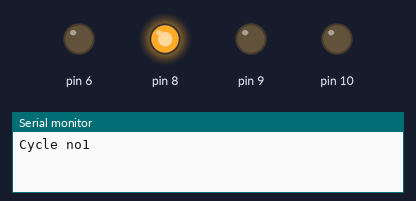
This sketch was run on a simulated Arduino Uno, built with avr-gcc and run on an emulated ATmega328P. On the bench: output pins drawn as LEDs (lit = HIGH), the last lines printed to the serial monitor.

Above: at 0.05 s.
At 4.95 s:
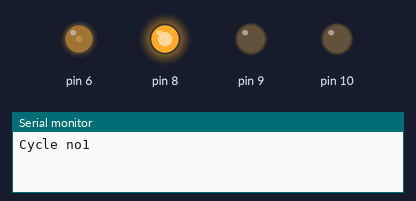
At 9.95 s:
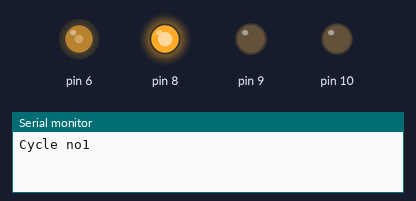
At 19.95 s:
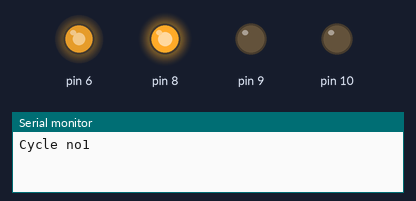
At 29.85 s:
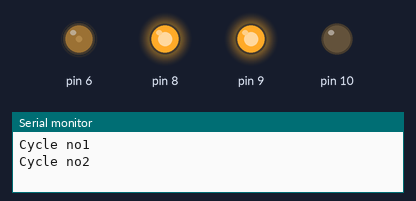
At 39.85 s:
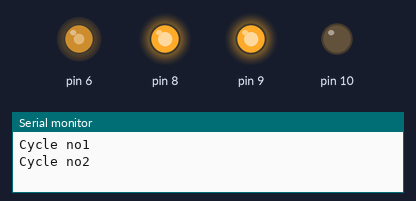
Timing chart, 0 to 40.0 s (numbered marks = the images above):
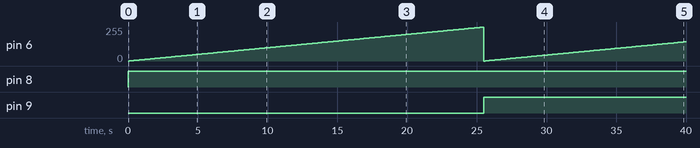

The sketch:

3-4_putting_george_boole_to_work.ino
```cpp
/* This sketch will be used to create a cycle where three lights turn
on in sequence and the Serial monitor displays the status of those
lights. */

// Initialize variables

int x = 1;
int y;
int redLED = 6;
int waitTime = 300;
void setup()
{
    // Start Serial Moniter and set up pins
    Serial.begin(9600);
    pinMode(8, OUTPUT);
    pinMode(9, OUTPUT);
    pinMode(10, OUTPUT);
    pinMode(6, OUTPUT);

    while (x < 4) {

        Serial.print("Cycle no");
        Serial.println(x);

        // Turn on each LED in sequence
        digitalWrite((x + 7), HIGH);
        for (y = 0; y < 255; y=y+1) {
        analogWrite(6 , y);
        delay(100);
    }
    for (y = 0; y > 255; y=y+1) {
        analogWrite(6 , y);
        delay(100);
    }
        x = x + 1;
    }


}


void loop()
{

}
```

Measured:
- by itself, pin 6: 0/255 → 1/255 at 0.10 s, → 2/255 0.10 s later, → 3/255 0.10 s later, → 4/255 0.10 s later, … (399 changes in this stretch)
- by itself, pin 8: LOW → HIGH at 0.00 s
- by itself, pin 9: LOW → HIGH at 25.5 s
